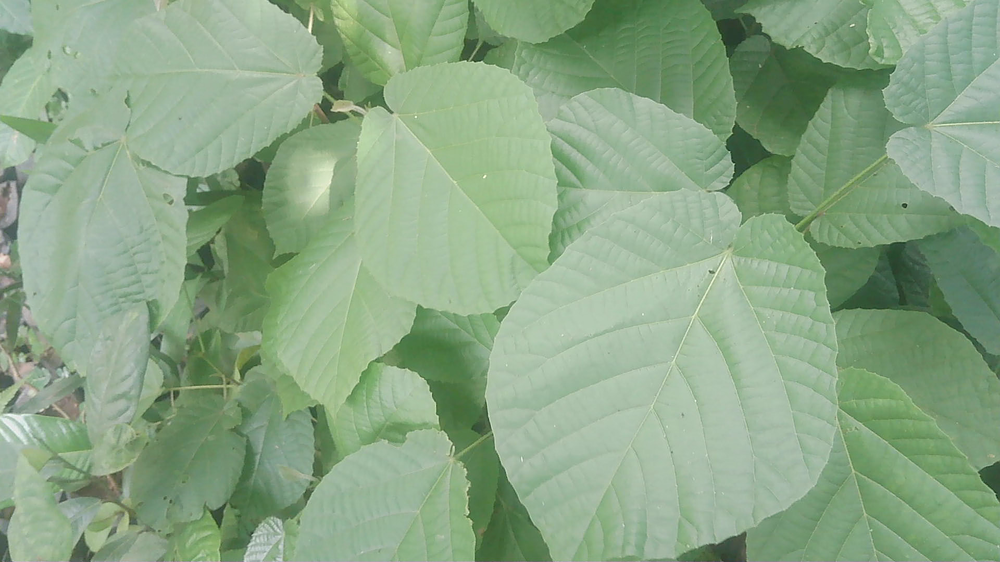
#> input picture adres/img_0001.png, 1000 x 562 px, shrunk from 1920 x 1080 before the run
$ python -i segmentation.py   (imports and definitions only)
#> lines starting #> are read from the running program, lines starting #| are printed output that depends on the picture; after the words box and inside, x2 and y2 are one past the last pixel; in counts of white or black regions, pixels touching at a corner belong together
#> further down, picture is the input picture: shape (562, 1000, 3); mean B, G, R 133.7, 166, 137.9
"""
segmentation.py
================
Otsu thresholding on the luminance (Y) channel, with morphological
refinement (opening then closing, 3x3 kernel) — Section 4.2, step 3.

Produces a binary mask (uint8, 0/255) the same size as the input image.
Class 255 = ROI (vegetation, on this dataset). Combined with the VARI
block classification in vari.py (classify_blocks_composite, logical OR
at 8x8 block granularity) into the single composite mask used both for
Qveg/Qbg table selection at compression time and for zone-based
PSNR/SSIM on the station side.
"""

import cv2
import numpy as np


def compute_y_channel(img_bgr: np.ndarray) -> np.ndarray:
    """Extract the Y (luminance) channel, BT.601 weighting, from a BGR image."""
    ycrcb = cv2.cvtColor(img_bgr, cv2.COLOR_BGR2YCrCb)
#> ycrcb: shape (562, 1000, 3); mean of channels 0, 1, 2 153.9, 116.6, 116.6
    return ycrcb[:, :, 0]
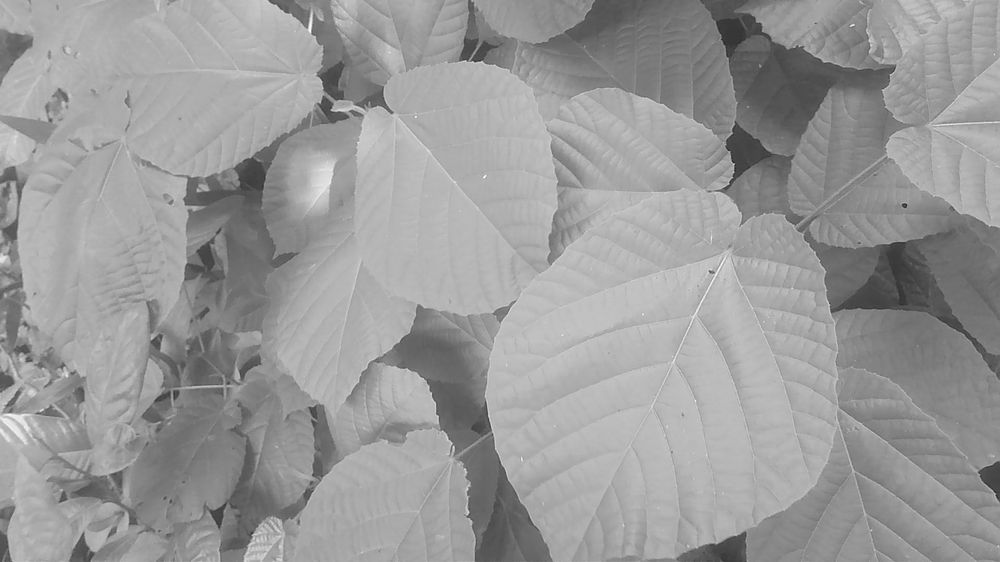
#> returned value: shape (562, 1000); min 35, max 251, mean 153.9


def segment_otsu(img_bgr: np.ndarray) -> np.ndarray:
    """
    Otsu threshold on Y, then 3x3 morphological opening followed by
    3x3 closing to remove speckle noise and fill small holes.

    Returns a binary mask (0 or 255), same H x W as the input image.
    """
    y = compute_y_channel(img_bgr)
    _, mask = cv2.threshold(y, 0, 255, cv2.THRESH_BINARY + cv2.THRESH_OTSU)
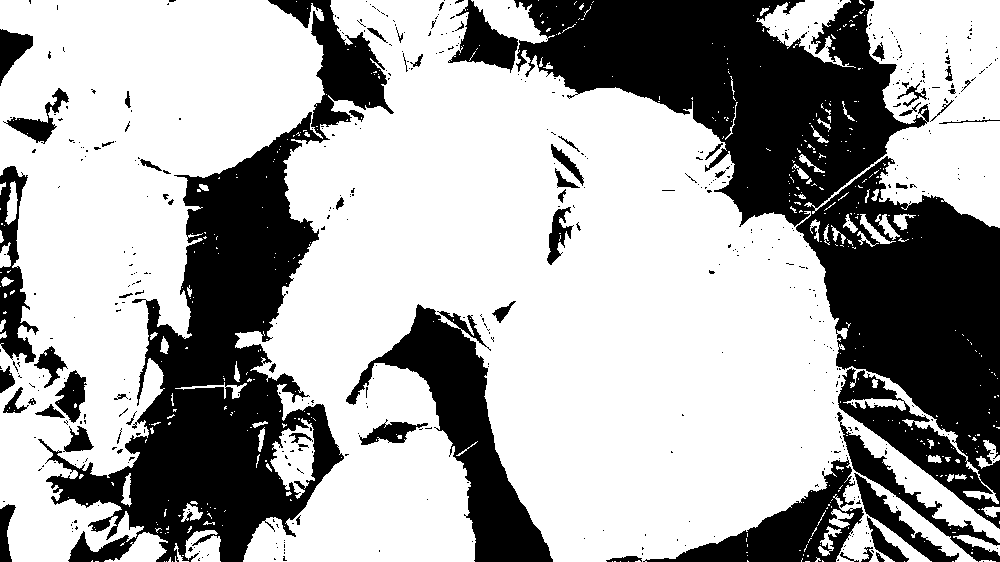
#> mask: shape (562, 1000); 65.9% white; 521 black regions (457 under 20 px), largest, box (x1, y1, x2, y2) and area: (514, 0, 1000, 529) 88626, (38, 0, 394, 562) 58374, (346, 304, 553, 562) 15123

    kernel = np.ones((3, 3), np.uint8)
    mask = cv2.morphologyEx(mask, cv2.MORPH_OPEN, kernel)
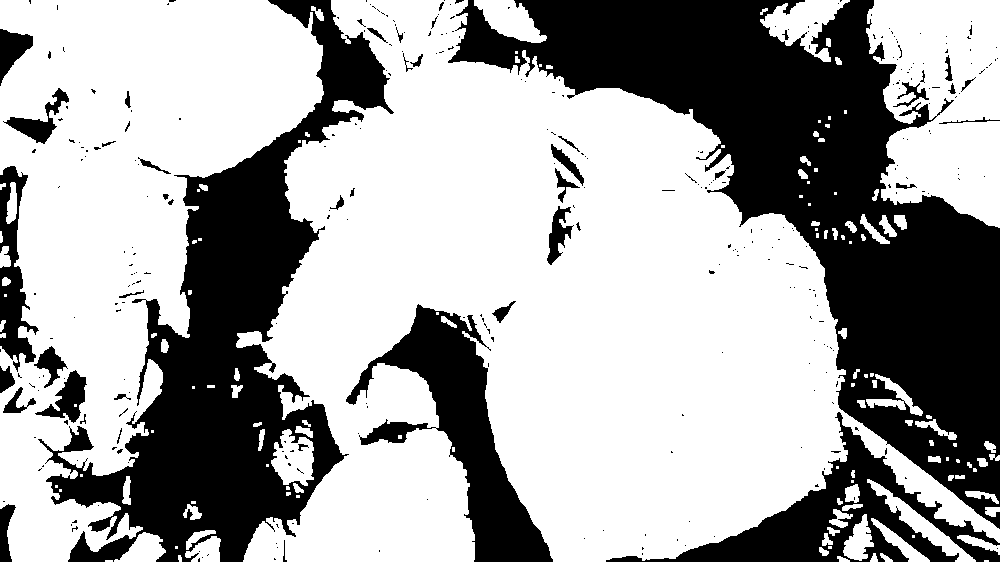
#> mask: shape (562, 1000); 64.9% white; 325 black regions (277 under 20 px), largest, box (x1, y1, x2, y2) and area: (448, 0, 1000, 529) 94081, (38, 0, 394, 562) 60802, (346, 304, 553, 562) 16165
    mask = cv2.morphologyEx(mask, cv2.MORPH_CLOSE, kernel)
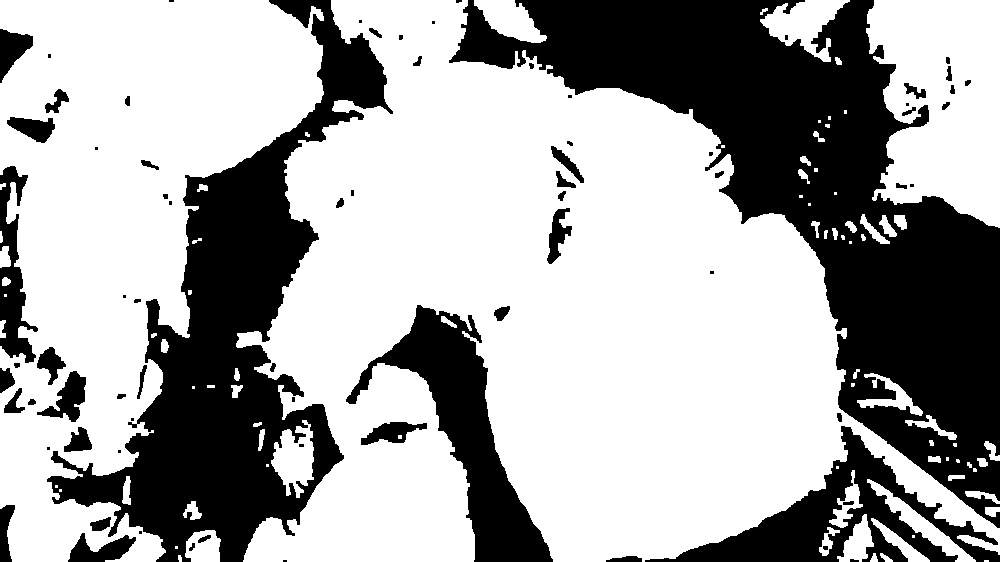
#> mask: shape (562, 1000); 65.5% white; 75 black regions (24 under 20 px), largest, box (x1, y1, x2, y2) and area: (449, 0, 1000, 528) 93421, (47, 0, 393, 562) 58193, (346, 305, 553, 562) 15267
    return mask

>>> import cv2
>>> picture = cv2.imread('../adres/img_0001.png')
>>> result = segment_otsu(picture)
